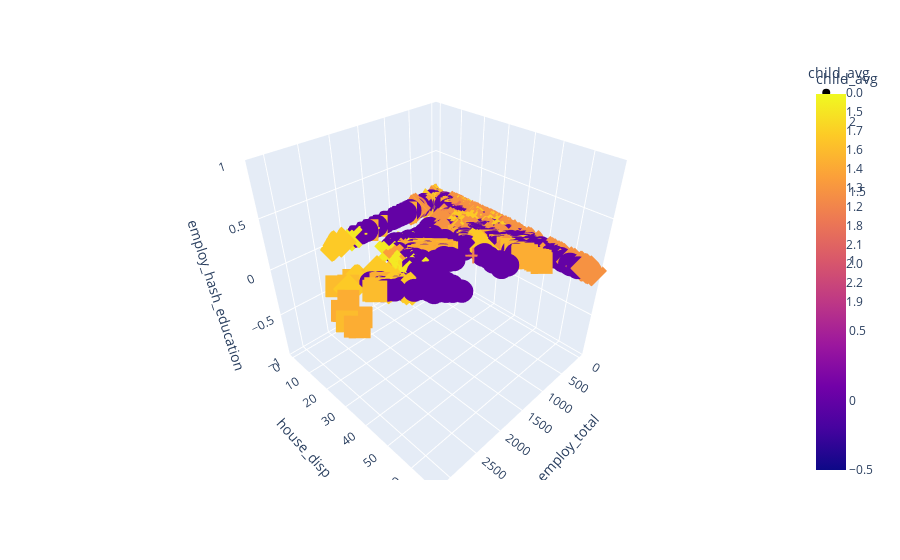

Write notebook code for a chart like this one.
### Code cell
import plotly.express as px
 
fig = px.scatter_3d(df, x='employ_total', y='house_disp', z='employ_hash_education',
                    color='child_avg', symbol='child_avg')
fig.show()

### Figure 1 — Plotly figure (JSON) as saved in the notebook; plotly's stock layout.template omitted (floating-point values rounded to 4 significant figures; data arrays with more than 128 entries replaced by an {"elided": "..."} marker saying what was removed)
{"data": [{"hovertemplate": "child_avg=%{marker.color}<br>employ_total=%{x}<br>house_disp=%{y}<br>employ_hash_education=%{z}<extra></extra>", "legendgroup": "0.0", "marker": {"color": {"elided": "1647 int values"}, "coloraxis": "coloraxis", "symbol": "circle"}, "mode": "markers", "name": "0.0", "scene": "scene", "showlegend": true, "type": "scatter3d", "x": {"elided": "1647 float values"}, "y": {"elided": "1647 float values"}, "z": {"elided": "1647 int values"}}, {"hovertemplate": "child_avg=%{marker.color}<br>employ_total=%{x}<br>house_disp=%{y}<br>employ_hash_education=%{z}<extra></extra>", "legendgroup": "1.5", "marker": {"color": {"elided": "367 float values"}, "coloraxis": "coloraxis", "symbol": "diamond"}, "mode": "markers", "name": "1.5", "scene": "scene", "showlegend": true, "type": "scatter3d", "x": {"elided": "367 float values"}, "y": {"elided": "367 float values"}, "z": {"elided": "367 int values"}}, {"hovertemplate": "child_avg=%{marker.color}<br>employ_total=%{x}<br>house_disp=%{y}<br>employ_hash_education=%{z}<extra></extra>", "legendgroup": "1.7", "marker": {"color": {"elided": "187 float values"}, "coloraxis": "coloraxis", "symbol": "square"}, "mode": "markers", "name": "1.7", "scene": "scene", "showlegend": true, "type": "scatter3d", "x": {"elided": "187 float values"}, "y": {"elided": "187 float values"}, "z": {"elided": "187 int values"}}, {"hovertemplate": "child_avg=%{marker.color}<br>employ_total=%{x}<br>house_disp=%{y}<br>employ_hash_education=%{z}<extra></extra>", "legendgroup": "1.6", "marker": {"color": {"elided": "227 float values"}, "coloraxis": "coloraxis", "symbol": "x"}, "mode": "markers", "name": "1.6", "scene": "scene", "showlegend": true, "type": "scatter3d", "x": {"elided": "227 float values"}, "y": {"elided": "227 float values"}, "z": {"elided": "227 int values"}}, {"hovertemplate": "child_avg=%{marker.color}<br>employ_total=%{x}<br>house_disp=%{y}<br>employ_hash_education=%{z}<extra></extra>", "legendgroup": "1.4", "marker": {"color": {"elided": "316 float values"}, "coloraxis": "coloraxis", "symbol": "cross"}, "mode": "markers", "name": "1.4", "scene": "scene", "showlegend": true, "type": "scatter3d", "x": {"elided": "316 float values"}, "y": {"elided": "316 float values"}, "z": {"elided": "316 int values"}}, {"hovertemplate": "child_avg=%{marker.color}<br>employ_total=%{x}<br>house_disp=%{y}<br>employ_hash_education=%{z}<extra></extra>", "legendgroup": "1.3", "marker": {"color": [1.3, 1.3, 1.3, 1.3, 1.3, 1.3, 1.3, 1.3, 1.3, 1.3, 1.3, 1.3, 1.3, 1.3, 1.3, 1.3, 1.3, 1.3, 1.3, 1.3, 1.3, 1.3, 1.3, 1.3, 1.3, 1.3, 1.3, 1.3, 1.3, 1.3, 1.3, 1.3, 1.3, 1.3, 1.3, 1.3, 1.3, 1.3, 1.3, 1.3, 1.3, 1.3, 1.3, 1.3, 1.3, 1.3, 1.3, 1.3, 1.3, 1.3, 1.3, 1.3, 1.3, 1.3, 1.3, 1.3, 1.3, 1.3, 1.3, 1.3, 1.3, 1.3, 1.3, 1.3, 1.3, 1.3, 1.3, 1.3, 1.3, 1.3, 1.3, 1.3, 1.3, 1.3, 1.3, 1.3, 1.3, 1.3, 1.3, 1.3, 1.3, 1.3, 1.3, 1.3, 1.3, 1.3, 1.3, 1.3, 1.3, 1.3, 1.3, 1.3, 1.3, 1.3, 1.3, 1.3, 1.3, 1.3, 1.3, 1.3, 1.3, 1.3, 1.3, 1.3, 1.3, 1.3, 1.3, 1.3, 1.3, 1.3, 1.3, 1.3], "coloraxis": "coloraxis", "symbol": "circle"}, "mode": "markers", "name": "1.3", "scene": "scene", "showlegend": true, "type": "scatter3d", "x": [33.32, 21.49, 26.0, 23.31, 35.6, 30.03, 28.97, 9.024, 10.44, 10.81, 9.603, 74.77, 65.24, 79.7, 82.35, 103.1, 104.0, 110.5, 92.8, 9.203, 6.329, 6.02, 13.89, 2.39, 52.92, 53.74, 69.13, 5.502, 6.458, 6.072, 5.533, 4.815, 5.405, 7.44, 13.57, 191.3, 184.3, 204.3, 195.6, 176.5, 154.1, 148.9, 143.7, 146.7, 143.4, 135.4, 142.1, 132.1, 143.2, 127.8, 123.3, 125.2, 122.3, 113.5, 124.8, 76.07, 74.57, 77.48, 77.92, 76.68, 70.85, 68.54, 490.6, 504.9, 505.6, 594.2, 593.0, 591.2, 560.0, 554.8, 540.0, 528.7, 504.9, 511.0, 492.7, 491.3, 502.2, 498.8, 487.2, 452.4, 465.3, 494.1, 8.307, 7.766, 7.817, 7.891, 204.2, 202.9, 192.3, 185.3, 160.4, 156.9, 158.4, 148.4, 150.4, 148.5, 154.4, 153.7, 154.1, 160.6, 160.0, 25.52, 38.36, 39.74, 36.76, 27.97, 26.8, 27.75, 493.0, 26.92, 155.8, 6.51], "y": [29.83, 27.97, 35.43, 44.3, 37.67, 32.3, 36.37, 26.73, 29.13, 28.43, 27.73, 37.07, 35.57, 35.87, 34.53, 36.57, 38.23, 38.27, 31.1, 28.3, 37.73, 38.57, 28.77, 21.87, 27.7, 26.13, 29.43, 23.9, 23.63, 27.43, 24.83, 25.97, 28.1, 24.6, 31.3, 27.47, 30.67, 22.17, 17.3, 19.67, 22.4, 21.73, 23.5, 24.37, 21.8, 21.77, 23.33, 22.43, 25.37, 21.57, 22.37, 24.77, 24.17, 22.3, 24.77, 44.93, 44.7, 44.17, 43.6, 42.23, 40.3, 36.37, 19.43, 18.23, 18.13, 19.8, 16.9, 17.5, 16.6, 17.97, 18.2, 17.9, 17.7, 17.4, 17.87, 18.6, 17.1, 17.6, 16.3, 14, 14.53, 13.97, 9.967, 10.9, 10.7, 5.467, 14.63, 13.6, 15, 14.67, 17.87, 20.4, 19.43, 21.07, 20.23, 19.53, 19.3, 17.3, 16.9, 14.4, 13.07, 21, 11.6, 14.53, 14.07, 14.7, 13.9, 12.5, 0, 0, 0, 0], "z": [0, 0, 0, 0, 0, 0, 0, 0, 0, 0, 0, 0, 0, 0, 0, 0, 0, 0, 0, 0, 0, 0, 0, 0, 0, 0, 0, 0, 0, 0, 0, 0, 0, 0, 0, 0, 0, 0, 0, 0, 0, 0, 0, 0, 0, 0, 0, 0, 0, 0, 0, 0, 0, 0, 0, 0, 0, 0, 0, 0, 0, 0, 0, 0, 0, 0, 0, 0, 0, 0, 0, 0, 0, 0, 0, 0, 0, 0, 0, 0, 0, 0, 0, 0, 0, 0, 0, 0, 0, 0, 0, 0, 0, 0, 0, 0, 0, 0, 0, 0, 0, 0, 0, 0, 0, 0, 0, 0, 0, 0, 0, 0]}, {"hovertemplate": "child_avg=%{marker.color}<br>employ_total=%{x}<br>house_disp=%{y}<br>employ_hash_education=%{z}<extra></extra>", "legendgroup": "1.2", "marker": {"color": [1.2, 1.2], "coloraxis": "coloraxis", "symbol": "diamond"}, "mode": "markers", "name": "1.2", "scene": "scene", "showlegend": true, "type": "scatter3d", "x": [62.54, 179.1], "y": [33.2, 15.73], "z": [0, 0]}, {"hovertemplate": "child_avg=%{marker.color}<br>employ_total=%{x}<br>house_disp=%{y}<br>employ_hash_education=%{z}<extra></extra>", "legendgroup": "1.8", "marker": {"color": {"elided": "163 float values"}, "coloraxis": "coloraxis", "symbol": "square"}, "mode": "markers", "name": "1.8", "scene": "scene", "showlegend": true, "type": "scatter3d", "x": {"elided": "163 float values"}, "y": {"elided": "163 float values"}, "z": {"elided": "163 int values"}}, {"hovertemplate": "child_avg=%{marker.color}<br>employ_total=%{x}<br>house_disp=%{y}<br>employ_hash_education=%{z}<extra></extra>", "legendgroup": "2.1", "marker": {"color": [2.1, 2.1, 2.1, 2.1, 2.1, 2.1, 2.1, 2.1, 2.1, 2.1, 2.1, 2.1, 2.1, 2.1, 2.1, 2.1, 2.1, 2.1, 2.1, 2.1, 2.1, 2.1, 2.1, 2.1, 2.1, 2.1, 2.1, 2.1, 2.1, 2.1, 2.1, 2.1, 2.1, 2.1, 2.1, 2.1, 2.1, 2.1, 2.1, 2.1, 2.1, 2.1, 2.1, 2.1, 2.1, 2.1, 2.1, 2.1, 2.1, 2.1, 2.1, 2.1, 2.1, 2.1, 2.1, 2.1, 2.1, 2.1, 2.1, 2.1, 2.1, 2.1, 2.1, 2.1, 2.1, 2.1, 2.1, 2.1], "coloraxis": "coloraxis", "symbol": "x"}, "mode": "markers", "name": "2.1", "scene": "scene", "showlegend": true, "type": "scatter3d", "x": [1.53, 41.37, 47.79, 41.35, 213.4, 224.5, 210.6, 207.4, 212.1, 202.8, 204.6, 204.8, 210.5, 201.5, 214.0, 182.8, 184.9, 186.5, 175.5, 177.2, 180.8, 194.1, 197.8, 201.1, 215.1, 197.6, 210.7, 210.7, 240.4, 233.3, 246.0, 247.3, 21.08, 24.56, 22.02, 19.61, 20.2, 20.33, 16.48, 1718.0, 1737.0, 1815.0, 1782.0, 1915.0, 1824.0, 1943.0, 47.38, 49.98, 51.03, 43.7, 41.31, 42.62, 1389.0, 1381.0, 1380.0, 1383.0, 1816.0, 1724.0, 1722.0, 1764.0, 1756.0, 46.02, 30.62, 1888.0, 2025.0, 37.46, 261.0, 19.57], "y": [34.47, 27.1, 27.4, 27, 20.02, 20.3, 19.97, 18.69, 18.8, 20.27, 18.76, 18.22, 18.41, 19.01, 18.78, 14.48, 16.31, 17.28, 16.68, 20.38, 21.57, 22.03, 17.24, 21.11, 19.78, 19.54, 20.06, 17.73, 19.4, 19.4, 17.68, 17.46, 33.03, 33.74, 33.3, 29.64, 29.14, 29.32, 27.43, 28.9, 23.08, 23.81, 24.87, 24.71, 25.19, 26.81, 15.47, 17.8, 12.43, 12.43, 16.63, 15.1, 20.47, 15.03, 15.6, 17.23, 15.7, 16.2, 16.33, 15.37, 15.2, 0, 0, 0, 0, 0, 0, 0], "z": [0, 0, 0, 0, 0, 0, 0, 0, 0, 0, 0, 0, 0, 0, 0, 0, 0, 0, 0, 0, 0, 0, 0, 0, 0, 0, 0, 0, 0, 0, 0, 0, 0, 0, 0, 0, 0, 0, 0, 0, 0, 0, 0, 0, 0, 0, 0, 0, 0, 0, 0, 0, 0, 0, 0, 0, 0, 0, 0, 0, 0, 0, 0, 0, 0, 0, 0, 0]}, {"hovertemplate": "child_avg=%{marker.color}<br>employ_total=%{x}<br>house_disp=%{y}<br>employ_hash_education=%{z}<extra></extra>", "legendgroup": "2.0", "marker": {"color": [2, 2, 2, 2, 2, 2, 2, 2, 2, 2, 2, 2, 2, 2, 2, 2, 2, 2, 2, 2, 2, 2, 2, 2, 2, 2, 2, 2, 2, 2, 2, 2, 2, 2, 2, 2, 2, 2, 2, 2, 2, 2, 2, 2, 2, 2, 2], "coloraxis": "coloraxis", "symbol": "cross"}, "mode": "markers", "name": "2.0", "scene": "scene", "showlegend": true, "type": "scatter3d", "x": [1.475, 215.2, 214.9, 208.6, 209.7, 223.0, 206.3, 210.6, 100.2, 132.2, 122.7, 116.5, 96.1, 28.36, 29.86, 38.22, 45.28, 40.82, 46.7, 1966.0, 2016.0, 1906.0, 1912.0, 1983.0, 2012.0, 2007.0, 1927.0, 50.22, 51.49, 47.5, 41.24, 42.95, 38.01, 52.08, 1606.0, 1573.0, 1565.0, 1647.0, 1536.0, 1693.0, 35.62, 24.24, 57.27, 55.23, 11.35, 1479.0, 1732.0], "y": [37.77, 18.76, 21.6, 19.61, 17.96, 19.02, 17.93, 18.12, 22.33, 23.26, 18.16, 19.01, 17.94, 18.29, 18.04, 40.63, 34.72, 36.92, 27.19, 24.34, 26.6, 25.44, 24.74, 24.16, 24.33, 25.11, 24.98, 13.13, 14.1, 12.6, 14.03, 14.6, 22.3, 29.43, 16.53, 15.23, 15.73, 15.73, 15.7, 16.87, 0, 0, 0, 0, 0, 0, 0], "z": [0, 0, 0, 0, 0, 0, 0, 0, 0, 0, 0, 0, 0, 0, 0, 0, 0, 0, 0, 0, 0, 0, 0, 0, 0, 0, 0, 0, 0, 0, 0, 0, 0, 0, 0, 0, 0, 0, 0, 0, 0, 0, 0, 0, 0, 0, 0]}, {"hovertemplate": "child_avg=%{marker.color}<br>employ_total=%{x}<br>house_disp=%{y}<br>employ_hash_education=%{z}<extra></extra>", "legendgroup": "2.2", "marker": {"color": [2.2, 2.2, 2.2, 2.2, 2.2, 2.2], "coloraxis": "coloraxis", "symbol": "circle"}, "mode": "markers", "name": "2.2", "scene": "scene", "showlegend": true, "type": "scatter3d", "x": [41.24, 21.76, 48.17, 45.65, 41.94, 42.0], "y": [33.9, 31.92, 20.27, 12.47, 11.67, 13.27], "z": [0, 0, 0, 0, 0, 0]}, {"hovertemplate": "child_avg=%{marker.color}<br>employ_total=%{x}<br>house_disp=%{y}<br>employ_hash_education=%{z}<extra></extra>", "legendgroup": "1.9", "marker": {"color": {"elided": "137 float values"}, "coloraxis": "coloraxis", "symbol": "diamond"}, "mode": "markers", "name": "1.9", "scene": "scene", "showlegend": true, "type": "scatter3d", "x": {"elided": "137 float values"}, "y": {"elided": "137 float values"}, "z": {"elided": "137 int values"}}], "layout": {"coloraxis": {"colorbar": {"title": {"text": "child_avg"}}, "colorscale": [[0, "#0d0887"], [0.1111, "#46039f"], [0.2222, "#7201a8"], [0.3333, "#9c179e"], [0.4444, "#bd3786"], [0.5556, "#d8576b"], [0.6667, "#ed7953"], [0.7778, "#fb9f3a"], [0.8889, "#fdca26"], [1, "#f0f921"]]}, "legend": {"title": {"text": "child_avg"}, "tracegroupgap": 0}, "margin": {"t": 60}, "scene": {"domain": {"x": [0, 1], "y": [0, 1]}, "xaxis": {"title": {"text": "employ_total"}}, "yaxis": {"title": {"text": "house_disp"}}, "zaxis": {"title": {"text": "employ_hash_education"}}}}}
